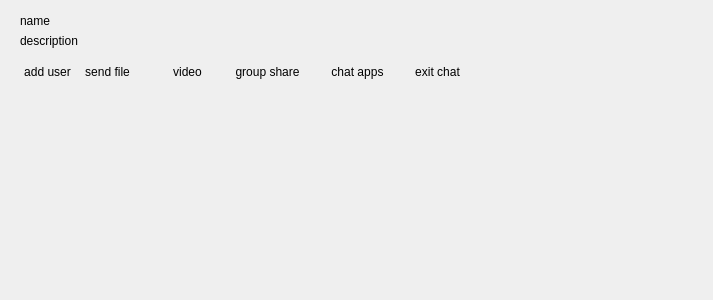
<?xml version="1.0" encoding="UTF-8"?>
<ui version="4.0">
 <class>DialogChatBase</class>
 <widget class="QDialog" name="DialogChatBase">
  <property name="geometry">
   <rect>
    <x>0</x>
    <y>0</y>
    <width>713</width>
    <height>300</height>
   </rect>
  </property>
  <property name="windowTitle">
   <string>Dialog</string>
  </property>
  <widget class="QLabel" name="labelName">
   <property name="geometry">
    <rect>
     <x>20</x>
     <y>10</y>
     <width>54</width>
     <height>21</height>
    </rect>
   </property>
   <property name="text">
    <string>name</string>
   </property>
  </widget>
  <widget class="QLabel" name="labelDescription">
   <property name="geometry">
    <rect>
     <x>20</x>
     <y>30</y>
     <width>71</width>
     <height>21</height>
    </rect>
   </property>
   <property name="text">
    <string>description</string>
   </property>
  </widget>
  <widget class="QPushButton" name="pushButtonAddUser">
   <property name="geometry">
    <rect>
     <x>10</x>
     <y>60</y>
     <width>75</width>
     <height>23</height>
    </rect>
   </property>
   <property name="text">
    <string>add user</string>
   </property>
   <property name="flat">
    <bool>true</bool>
   </property>
  </widget>
  <widget class="QPushButton" name="pushButtonVideo">
   <property name="geometry">
    <rect>
     <x>150</x>
     <y>60</y>
     <width>75</width>
     <height>23</height>
    </rect>
   </property>
   <property name="text">
    <string>video</string>
   </property>
   <property name="flat">
    <bool>true</bool>
   </property>
  </widget>
  <widget class="QPushButton" name="pushButtonSendFile">
   <property name="geometry">
    <rect>
     <x>70</x>
     <y>60</y>
     <width>75</width>
     <height>23</height>
    </rect>
   </property>
   <property name="text">
    <string>send file</string>
   </property>
   <property name="flat">
    <bool>true</bool>
   </property>
  </widget>
  <widget class="QPushButton" name="pushButtonGroupShare">
   <property name="geometry">
    <rect>
     <x>230</x>
     <y>60</y>
     <width>75</width>
     <height>23</height>
    </rect>
   </property>
   <property name="text">
    <string>group share</string>
   </property>
   <property name="flat">
    <bool>true</bool>
   </property>
  </widget>
  <widget class="QPushButton" name="pushButtonChatApps">
   <property name="geometry">
    <rect>
     <x>320</x>
     <y>60</y>
     <width>75</width>
     <height>23</height>
    </rect>
   </property>
   <property name="text">
    <string>chat apps</string>
   </property>
   <property name="flat">
    <bool>true</bool>
   </property>
  </widget>
  <widget class="QPushButton" name="pushButtonExitChat">
   <property name="geometry">
    <rect>
     <x>400</x>
     <y>60</y>
     <width>75</width>
     <height>23</height>
    </rect>
   </property>
   <property name="text">
    <string>exit chat</string>
   </property>
   <property name="flat">
    <bool>true</bool>
   </property>
  </widget>
  <widget class="QWidget" name="widgetLine" native="true">
   <property name="geometry">
    <rect>
     <x>20</x>
     <y>90</y>
     <width>511</width>
     <height>16</height>
    </rect>
   </property>
  </widget>
 </widget>
 <resources/>
 <connections/>
</ui>
